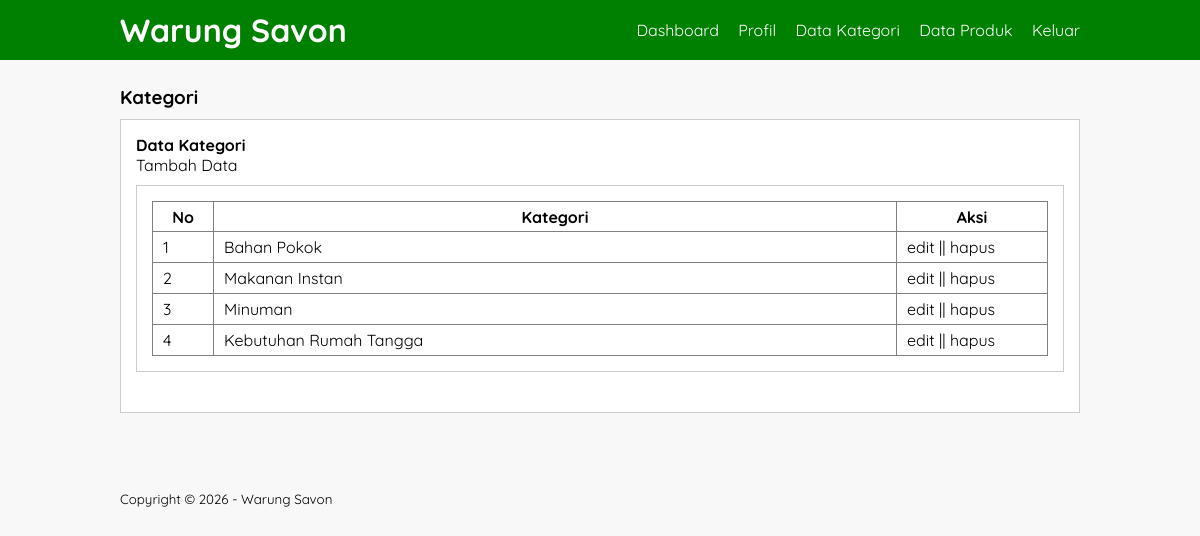
/data-kategori.php (signed in), run on the app's committed database.
### tables this page shows
CREATE TABLE `tb_category` (
  `category_id` int(11) NOT NULL,
  `category_name` varchar(25) NOT NULL
);

### data-kategori.php (the view, shortened to what this page needs)
<?php
include 'db.php';
?>
<!DOCTYPE html>
<html lang="en">
<head>
    <link rel="stylesheet" href="css/style.css">
</head>
<body>
    <header>
        <div class="container">
            <h1><a href="dashboard.php">Warung Savon</a></h1>
            <ul>
                <li><a href="dashboard.php">Dashboard</a></li>
                <li><a href="profil.php">Profil</a></li>
                <li><a href="data-kategori.php">Data Kategori</a></li>
                <li><a href="data-produk.php">Data Produk</a></li>
                <li><a href="keluar.php">Keluar</a></li>
            </ul>
        </div>
    </header>
    <div class="section">
        <div class="container">
            <h3>Kategori</h3>
            <div class="box">
                <h4>Data Kategori</h4>
                <p><a href="tambah-kategori.php">Tambah Data</a></p>
                <div class="box">
                    <table border="1" cellspacing="0" class="table">
                        <thead>
                            <tr>
                                <th width="60px">No</th>
                                <th>Kategori</th>
                                <th width="150px">Aksi</th>
                            </tr>
                        </thead>
                        <tbody>
                            <?php
                            $no = 1;
                            $kategori = mysqli_query($conn, "SELECT * FROM tb_category ORDER BY category_id DESC");
                            if (mysqli_num_rows($kategori) > 0) {
                                while ($row = mysqli_fetch_array($kategori)) {
                            ?>
                                    <tr>
                                        <td><?php echo $no++ ?></td>
                                        <td><?php echo $row['category_name'] ?></td>
                                        <td><a href="edit-kategori.php?id=<?php echo $row['category_id'] ?>">edit</a> || <a href="proses-hapus.php?idk=<?php echo $row['category_id'] ?>" onclick="return confirm('yakin ingin hapus?')">hapus</a></td>
                                    </tr>
                                <?php }
                            } else { ?>
                                <tr>
                                    <td colspan="3">Tidak ada data</td>
                                </tr>
                            <?php } ?>
                        </tbody>
                    </table>
                </div>
            </div>
        </div>
    </div>
    <footer>
        <div class="container">
            <small>Copyright &copy; 2026 - Warung Savon</small>
        </div>
    </footer>
</body>
</html>

### css/style.css (style rules this page uses)
* { padding: 0; margin: 0; font-family: "Quicksand", sans-serif; }
body { background-color: #f8f8f8; }
a { color: inherit; text-decoration: none; }
header { background-color: green ; color: #fff; }
header h1 { float: left; padding: 10px 0; }
header ul { float: right; }
header ul li { display: inline-block; }
footer { padding: 25px 0; }
header ul li a { padding: 20px 0 20px 15px; display: inline-block; }
.container { width: 80%; margin: 0 auto ; }
.container:after { content: ''; display: block; clear: both; }
.section { padding: 25px 0; }
.box { background-color: #fff; border: 1px solid#ccc; padding: 15px; box-sizing: border-box; margin: 10px 0 25px 0; }
.box:after { content:'' ; display: block; clear: both; }
.table { width: 100%; border-collapse: collapse; }
.table tr { height: 30px; }
.table tr td { padding: 5px 10px; }

### data on the page
tb_category: category_name "Bahan Pokok"
tb_category: category_name "Makanan Instan"
tb_category: category_name "Minuman"
tb_category: category_name "Kebutuhan Rumah Tangga"
